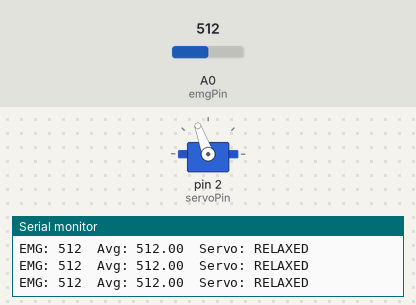
The sketch below on a simulated Arduino Uno, built with avr-gcc and run on an emulated ATmega328P. Shown: servo, the last lines printed to the serial monitor. The inputs (shaded band) are chosen by the test bench; at power-on: A0 (emgPin) = 512.

Above: at 1.2 s.
1.3 s: A0 (emgPin) set to 479
At 2.0 s:
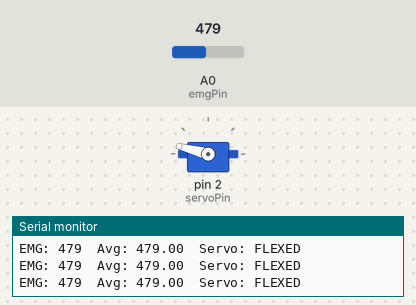
2.8 s: A0 (emgPin) set to 511
At 3.6 s:
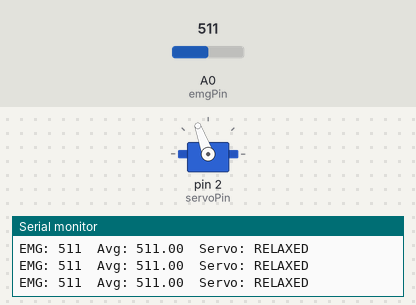
5.8 s: A0 (emgPin) set to 306
At 6.2 s:
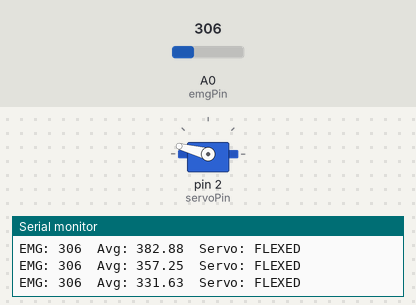
8.8 s: A0 (emgPin) set to 320
11.8 s: A0 (emgPin) set to 339
Timing chart, 0 to 14.8 s (numbered marks = the images above; inputs shaded):
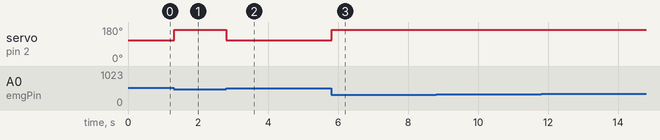

Measured:
- the behaviour switches between 492 and 491 on A0 (emgPin) (found by bisection; images 0 and 1)
- after the input at 1.3 s, servo on pin 2 (servoPin): 110° → 165° at once
- after the input at 2.8 s, servo on pin 2 (servoPin): 165° → 110° at once
- after the input at 5.8 s, servo on pin 2 (servoPin): 110° → 165° at once

The sketch:

emg_robot_arm.ino
```cpp
#include <Servo.h>

int emgPin = A0;
int servoPin = 2;

Servo servo;

const int windowSize = 8;   // how many past readings to average (5-10 range)
int readings[windowSize];
int readIndex = 0;
int numReadings = 0;        // tracks how many slots are filled before buffer is full

int flexDrop = 20;         // current must be this much BELOW avg to flex
int relaxRise = 20;         // current must be this much ABOVE avg to unflex

bool servoFlexed = false;

void setup() {
  Serial.begin(9600);
  servo.attach(servoPin);
  servo.write(110); // start relaxed

  for (int i = 0; i < windowSize; i++) {
    readings[i] = analogRead(emgPin);
  }
}

float getAverage() {
  long sum = 0;
  for (int i = 0; i < windowSize; i++) {
    sum += readings[i];
  }
  return (float)sum / windowSize;
}

void loop() {
  int emgValue = analogRead(emgPin);

  // Average of the last N readings (before this new one is added in)
  float avg = getAverage();

  if (!servoFlexed) {
    if (emgValue < (avg - flexDrop)) {
      servoFlexed = true;
      servo.write(165);
    }
  } else {
    if (emgValue > (avg + relaxRise)) {
      servoFlexed = false;
      servo.write(110);
    }
  }

  Serial.print("EMG: ");
  Serial.print(emgValue);
  Serial.print("  Avg: ");
  Serial.print(avg);
  Serial.print("  Servo: ");
  Serial.println(servoFlexed ? "FLEXED" : "RELAXED");

  // Update rolling buffer with the new reading
  readings[readIndex] = emgValue;
  readIndex = (readIndex + 1) % windowSize;

  delay(50);
}
```
